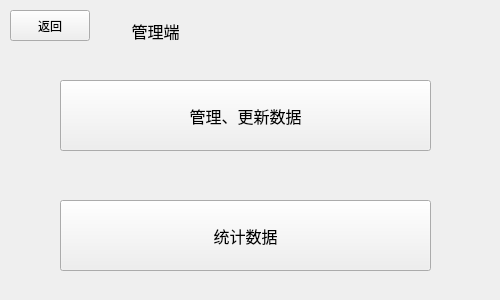
<?xml version="1.0" encoding="UTF-8"?>
<ui version="4.0">
 <class>manager</class>
 <widget class="QWidget" name="manager">
  <property name="geometry">
   <rect>
    <x>0</x>
    <y>0</y>
    <width>500</width>
    <height>300</height>
   </rect>
  </property>
  <property name="minimumSize">
   <size>
    <width>500</width>
    <height>300</height>
   </size>
  </property>
  <property name="windowTitle">
   <string>疾控管理端</string>
  </property>
  <widget class="QLabel" name="title_label">
   <property name="geometry">
    <rect>
     <x>110</x>
     <y>10</y>
     <width>91</width>
     <height>41</height>
    </rect>
   </property>
   <property name="font">
    <font>
     <family>Agency FB</family>
     <pointsize>12</pointsize>
    </font>
   </property>
   <property name="layoutDirection">
    <enum>Qt::LeftToRight</enum>
   </property>
   <property name="text">
    <string>管理端</string>
   </property>
   <property name="alignment">
    <set>Qt::AlignCenter</set>
   </property>
  </widget>
  <widget class="QPushButton" name="edit_data">
   <property name="geometry">
    <rect>
     <x>60</x>
     <y>80</y>
     <width>371</width>
     <height>71</height>
    </rect>
   </property>
   <property name="sizePolicy">
    <sizepolicy hsizetype="Preferred" vsizetype="Preferred">
     <horstretch>0</horstretch>
     <verstretch>0</verstretch>
    </sizepolicy>
   </property>
   <property name="font">
    <font>
     <pointsize>12</pointsize>
    </font>
   </property>
   <property name="text">
    <string>管理、更新数据</string>
   </property>
  </widget>
  <widget class="QPushButton" name="statistic">
   <property name="geometry">
    <rect>
     <x>60</x>
     <y>200</y>
     <width>371</width>
     <height>71</height>
    </rect>
   </property>
   <property name="sizePolicy">
    <sizepolicy hsizetype="Preferred" vsizetype="Preferred">
     <horstretch>0</horstretch>
     <verstretch>0</verstretch>
    </sizepolicy>
   </property>
   <property name="font">
    <font>
     <pointsize>12</pointsize>
    </font>
   </property>
   <property name="text">
    <string>统计数据</string>
   </property>
  </widget>
  <widget class="QPushButton" name="back">
   <property name="geometry">
    <rect>
     <x>10</x>
     <y>10</y>
     <width>80</width>
     <height>31</height>
    </rect>
   </property>
   <property name="sizePolicy">
    <sizepolicy hsizetype="Preferred" vsizetype="Preferred">
     <horstretch>0</horstretch>
     <verstretch>0</verstretch>
    </sizepolicy>
   </property>
   <property name="text">
    <string>返回</string>
   </property>
  </widget>
 </widget>
 <resources/>
 <connections/>
</ui>
